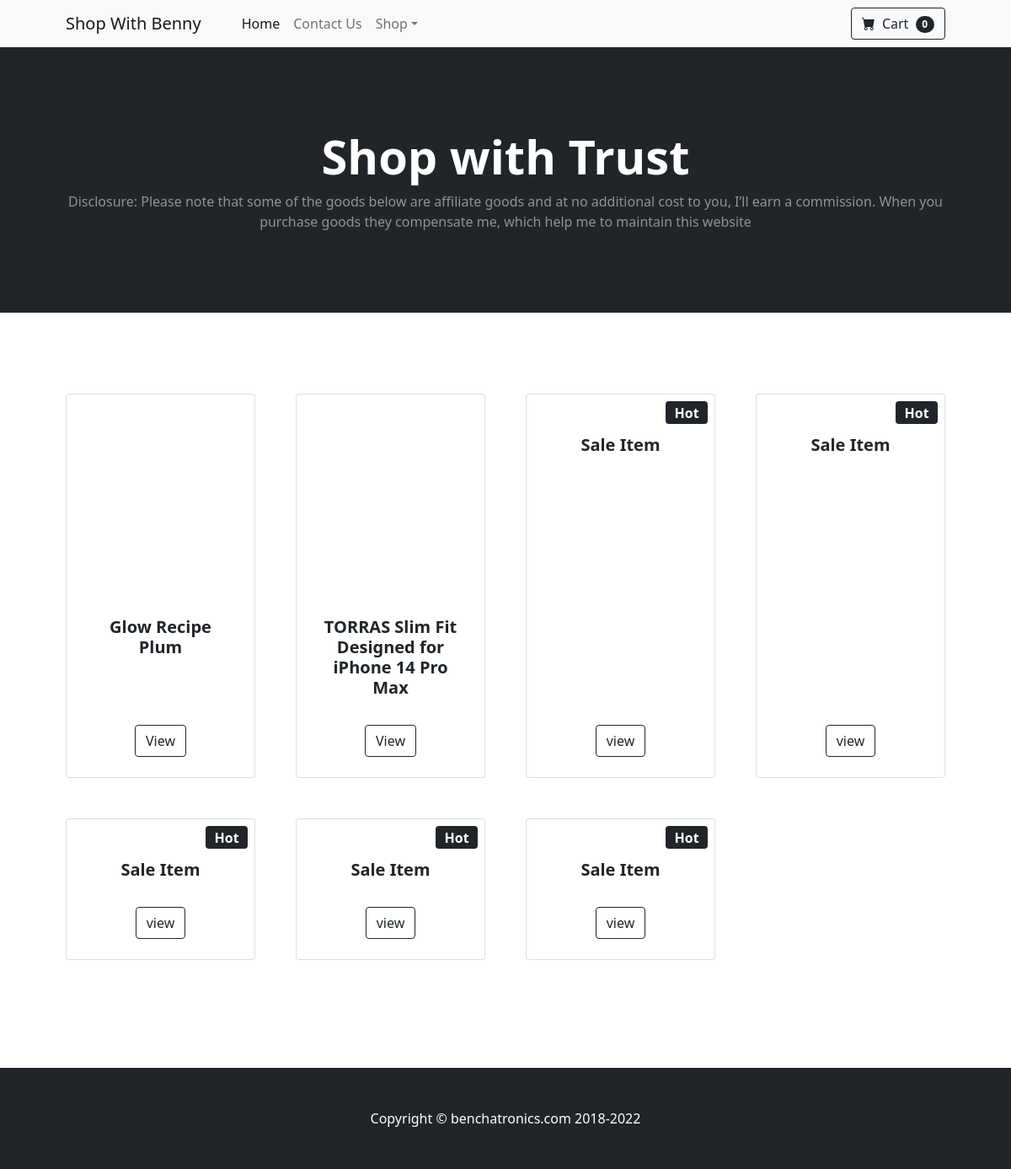
The app's page /shop/ with its own data.
### posts/models.py (models this page shows, shortened)
class Shop(models.Model):
    STATUS_CHOICES = (
        ('DRAFT', 'Draft'),
        ('PUB', 'Published'),
    )
    author = models.ForeignKey(User,on_delete=models.CASCADE)
    tag = models.CharField(max_length=300,default='Shop')
    title = models.TextField(max_length=255,null=True,blank=False)
    keyword = models.TextField(blank=True,null=True)
    content = models.TextField(blank=False,null=True)
    image_url = models.URLField(null=True,blank=True)
    link = models.TextField(null=True,blank=True)
    iframe = models.TextField(null=True,blank=True,max_length=1000000)
    image = models.ImageField(blank=True, null=True)
    date_added = models.DateTimeField(default=datetime.now,blank=True)
    slug = models.SlugField(max_length=255,blank=True,unique=True)
    allow_comments = models.BooleanField('allow comments', default=True)
    publish = models.DateTimeField(default=timezone.now)
    class Meta:
        ordering = ('-publish',)
    def get_absolute_url(self):
        return reverse ("shops",kwargs={'slug':self.slug})

### posts/views.py (the view)
# urls.py: path('shop/',views.Shop_View,name='shop'),
def Shop_View(request):
    shop = Shop.objects.all()
    context = {'shop':shop}
    return render(request,'shop.html',context)

### templates/shop.html (shortened to what this page needs)
{% load static %}
{% load comments %}
<!DOCTYPE html>
<html lang="en">
    <head>
        <link href="https://cdn.jsdelivr.net/npm/bootstrap-icons@1.5.0/font/bootstrap-icons.css" rel="stylesheet" />
        <link href="{% static 'styles.css' %}" rel="stylesheet" />
    </head>
    <body>
        <nav class="navbar navbar-expand-lg navbar-light bg-light">
            <div class="container px-4 px-lg-5">
                <a class="navbar-brand" href="https://www.benchatronics.com">Shop With Benny</a>
                <div class="collapse navbar-collapse" id="navbarSupportedContent">
                    <ul class="navbar-nav me-auto mb-2 mb-lg-0 ms-lg-4">
                        <li class="nav-item"><a class="nav-link active" aria-current="page" href="{% url 'index' %}">Home</a></li>
                        <li class="nav-item"><a class="nav-link" href="{% url 'contact' %}" target="_blank">Contact Us</a></li>
                        <li class="nav-item dropdown">
                            <a class="nav-link dropdown-toggle" id="navbarDropdown" href="#" role="button" data-bs-toggle="dropdown" aria-expanded="false">Shop</a>
                        </li>
                    </ul>
                    <form class="d-flex">
                        <button class="btn btn-outline-dark" type="submit">
                            <i class="bi-cart-fill me-1"></i>
                            Cart
                            <span class="badge bg-dark text-white ms-1 rounded-pill">0</span>
                        </button>
                    </form>
                </div>
            </div>
        </nav>
        <header class="bg-dark py-5">
            <div class="container px-4 px-lg-5 my-5">
                <div class="text-center text-white">
                    <h1 class="display-4 fw-bolder">Shop with Trust</h1>
                    <p class="lead fw-normal text-white-50 mb-0">Disclosure: Please note that some of the goods below are affiliate goods and at no additional cost to you, I’ll earn a commission. When you purchase goods they compensate me, which help me to maintain this website</p>
                </div>
            </div>
        </header>
        <section class="py-5">
            <div class="container px-4 px-lg-5 mt-5">
                <div class="row gx-4 gx-lg-5 row-cols-2 row-cols-md-3 row-cols-xl-4 justify-content-center">
                    {% for shop in shop %}
                    {% if shop.iframe %}
                    <div class="col mb-5">
                        <div class="card h-100">
                            <iframe class="card-img-top" sandbox="allow-popups allow-scripts allow-modals allow-forms allow-same-origin" style="width:120px;height:240px;" marginwidth="0" marginheight="0" scrolling="no" frameborder="0" src="{{shop.iframe}}"></iframe>
                            <div class="card-body p-4">
                                <div class="text-center">
                                    <h5 class="fw-bolder">{{shop.title}}</h5>
                                </div>
                            </div>
                            <div class="card-footer p-4 pt-0 border-top-0 bg-transparent">
                                <div class="text-center"><a class="btn btn-outline-dark mt-auto" href="{{shop.get_absolute_url}}">View</a></div>
                            </div>
                        </div>
                    </div>
                    {% endif %}
                    {% endfor %}
                    {% for shop in shop %}
                    {% if shop.image_url %}
                    <div class="col mb-5">
                        <div class="card h-100">
                            <div class="badge bg-dark text-white position-absolute" style="top: 0.5rem; right: 0.5rem">Hot</div>
                            <a target="_blank" href="{{shop.link}}"><img class="card-img-top" src="{{shop.image_url}}" alt="{{shop.price}}" /></a>
                            <div class="card-body p-4">
                                <div class="text-center">
                                    <h5 class="fw-bolder">Sale Item</h5>
                                </div>
                            </div>
                            <div class="card-footer p-4 pt-0 border-top-0 bg-transparent">
                                <div class="text-center"><a class="btn btn-outline-dark mt-auto" href="{{shop.get_absolute_url}}">view</a></div>
                            </div>
                        </div>
                    </div>
                    {% endif %}
                    {% endfor %}
        </section>
        <footer class="py-5 bg-dark">
            <div class="container"><p class="m-0 text-center text-white">Copyright &copy; benchatronics.com 2018-2022</p></div>
        </footer>
    </body>
</html>

### records on screen
Shop: title "Glow Recipe Plum"
Shop: title "TORRAS Slim Fit Designed for iPhone 14 Pro Max"
